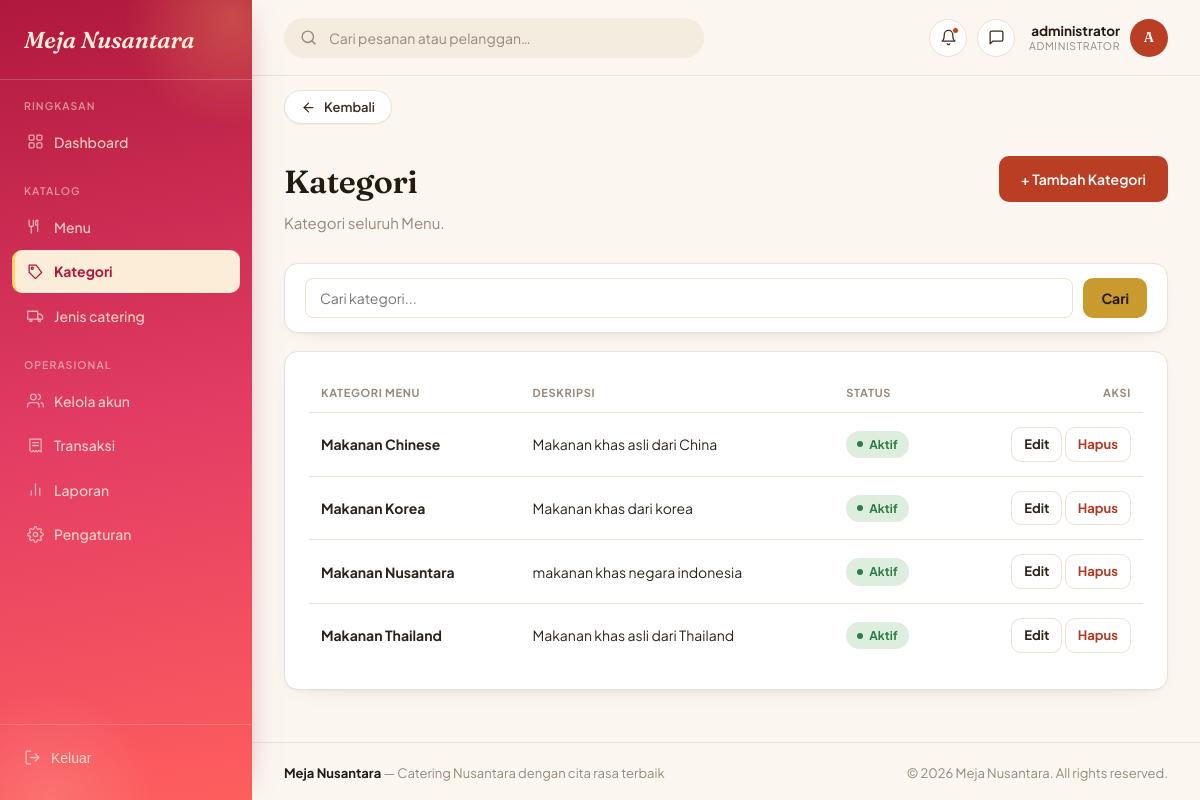
/admin-panel/kategori/ (signed in), run on the app's committed database.
### administrator/models.py (models this page shows, shortened)
class User(AbstractUser):
    class Role(models.TextChoices):
        ADMINISTRATOR = 'administrator', 'Administrator'
        petugas = 'petugas', 'petugas'
        PELANGGAN = 'pelanggan', 'Pelanggan'
    role = models.CharField(max_length=20, choices=Role.choices, default=Role.PELANGGAN)
    is_approved = models.BooleanField(
        default=False,
        help_text="Khusus role pelanggan. True jika registrasi sudah disetujui petugas."
    )
    approved_by = models.ForeignKey(
        'self', on_delete=models.SET_NULL, null=True, blank=True,
        related_name='approved_users', limit_choices_to={'role': 'petugas'}
    )
    approved_at = models.DateTimeField(null=True, blank=True)
    no_telepon = models.CharField(max_length=20, blank=True)
    alamat = models.TextField(blank=True)

class KategoriMenu(models.Model):
    nama = models.CharField(max_length=100, unique=True)
    deskripsi = models.TextField(blank=True)
    is_active = models.BooleanField(default=True)
    class Meta:
        verbose_name_plural = "Kategori Menu"

### administrator/views.py (the view)
# urls.py: path('kategori/', views.kategori_list, name='kategori_list'),
@role_required('administrator')
def kategori_list(request):
    kategori = KategoriMenu.objects.all().order_by('nama')
    q = request.GET.get('q')
    if q:
        kategori = kategori.filter(
            Q(nama__icontains=q) |
            Q(deskripsi__icontains=q)
        )
    paginator = Paginator(kategori, 10)
    page_obj = paginator.get_page(request.GET.get('page'))
    return render(
        request,
        'administrator/kategori_list.html',
        {
            'page_obj': page_obj,
            'q': q or ''
        }
    )

### templates/administrator/kategori_list.html (shortened to what this page needs)
{% extends 'base.html' %}
{% load static %}
{% block topbar_role %}Administrator{% endblock %}
{% block content %}
<div class="page-head">
  <div>
    <h1>Kategori</h1>
    <p>Kategori seluruh Menu.</p>
  </div>
  <a href="{% url 'administrator:kategori_tambah' %}" class="btn btn-primary">
    + Tambah Kategori
  </a>
</div>
<div class="panel" style="padding: 14px 20px; margin-bottom: 18px;">
  <form method="get" style="display:flex; gap:10px; align-items:center;">
    <input
      type="text"
      name="q"
      value="{{ q }}"
      placeholder="Cari kategori..."
      style="flex:1; min-width:220px; padding:10px 14px; border:1px solid var(--border); border-radius:8px; font-family:inherit; font-size:14px;">
    <button type="submit" class="btn btn-gold">Cari</button>
  </form>
</div>
<div class="panel">
  {% if page_obj %}
  <table class="data">
    <thead>
      <tr>
        <th>Kategori Menu</th>
        <th>Deskripsi</th>
        <th>Status</th>
        <th style="text-align:right;">Aksi</th>
      </tr>
    </thead>
    <tbody>
      {% for kategori in page_obj %}
      <tr>
        <td><strong>{{ kategori.nama }}</strong></td>
        <td>{{ kategori.deskripsi|default:"-" }}</td>
        <td>
          {% if kategori.is_active %}
            <span class="badge selesai">Aktif</span>
          {% else %}
            <span class="badge batal">Nonaktif</span>
          {% endif %}
        </td>
        <td style="text-align:right; white-space:nowrap;">
          <a href="{% url 'administrator:kategori_edit' kategori.pk %}" class="btn btn-ghost" style="padding:6px 12px; font-size:13px;">Edit</a>
          <a href="{% url 'administrator:kategori_hapus' kategori.pk %}"
             class="btn btn-ghost"
             style="padding:6px 12px; font-size:13px; color: var(--danger);"
             onclick="return confirm('Yakin ingin menghapus kategori menu ini?')">Hapus</a>
        </td>
      </tr>
      {% endfor %}
    </tbody>
  </table>
  {% else %}
  <p style="color: var(--text-muted); text-align:center; padding: 30px 0;">Belum ada Kategori Menu.</p>
  {% endif %}
</div>
{% endblock %}

### templates/base.html (shortened to what this page needs)
{% load static %}
<!DOCTYPE html>
<html lang="id">
<head>
<link rel="stylesheet" href="{% static 'css/main.css' %}">
</head>
<body>
<div class="app-shell">
  <aside class="sidebar">
    <div class="brand">
        <div class="brand-mark">Meja Nusantara</div>
</div>
{% if request.user.role == "administrator" %}
    {% include "administrator/sidebar.html" %}
{% elif request.user.role == "petugas" %}
    {% include "petugas/sidebar.html" %}
{% elif request.user.role == "pelanggan" %}
    {% include "pelanggan/sidebar.html" %}
{% endif %}
    <div class="sidebar-bottom">
        <form method="post" action="{% url 'pelanggan:logout' %}"
              onsubmit="return confirm('Yakin mau keluar?');">
            <button type="submit"
                    class="nav-link"
                    style="width:100%;background:none;border:none;text-align:left;cursor:pointer;">
                <svg viewBox="0 0 24 24" fill="none" stroke="currentColor"
                     stroke-width="1.8" stroke-linecap="round" stroke-linejoin="round">
                    <path d="M9 21H5a2 2 0 0 1-2-2V5a2 2 0 0 1 2-2h4"/>
                    <polyline points="16 17 21 12 16 7"/>
                    <line x1="21" y1="12" x2="9" y2="12"/>
                </svg>
                Keluar
            </button>
        </form>
    </div>
</aside>
  <div class="main-col">
    <header class="topbar">
      <div class="topbar-search">
        <svg viewBox="0 0 24 24" fill="none" stroke="currentColor" stroke-width="2" stroke-linecap="round" stroke-linejoin="round"><circle cx="11" cy="11" r="8"/><line x1="21" y1="21" x2="16.65" y2="16.65"/></svg>
        <input type="text" placeholder="Cari pesanan atau pelanggan…">
      </div>
      <div class="topbar-actions">
        <button type="button" class="icon-btn" aria-label="Notifikasi">
          <svg viewBox="0 0 24 24" fill="none" stroke="currentColor" stroke-width="1.8" stroke-linecap="round" stroke-linejoin="round"><path d="M18 8a6 6 0 1 0-12 0c0 7-3 9-3 9h18s-3-2-3-9"/><path d="M13.73 21a2 2 0 0 1-3.46 0"/></svg>
          <span class="dot"></span>
        </button>
        <button type="button" class="icon-btn" aria-label="Pesan">
          <svg viewBox="0 0 24 24" fill="none" stroke="currentColor" stroke-width="1.8" stroke-linecap="round" stroke-linejoin="round"><path d="M21 15a2 2 0 0 1-2 2H7l-4 4V5a2 2 0 0 1 2-2h14a2 2 0 0 1 2 2z"/></svg>
        </button>
        <div class="topbar-user">
          <div class="topbar-user-text">
            <div class="topbar-user-name">{{ request.user.username }}</div>
            <div class="topbar-user-role">{% block topbar_role %}Panel{% endblock %}</div>
          </div>
          <div class="avatar">{{ request.user.username|slice:":1"|upper }}</div>
        </div>
      </div>
    </header>
    {% if request.resolver_match.url_name != "dashboard" %}
    <div class="back-bar">
      <button type="button" class="back-btn" onclick="history.back()">
        <svg viewBox="0 0 24 24" fill="none" stroke="currentColor" stroke-width="2" stroke-linecap="round" stroke-linejoin="round"><line x1="19" y1="12" x2="5" y2="12"></line><polyline points="12 19 5 12 12 5"></polyline></svg>
        Kembali
      </button>
    </div>
    {% endif %}
    <main class="content">
      {% block content %}{% endblock %}
    </main>
    <footer class="footer">
      <div>
        <strong>Meja Nusantara</strong>
        <span> — Catering Nusantara dengan cita rasa terbaik</span>
      </div>
      <div>
        © {% now "Y" %} Meja Nusantara. All rights reserved.
      </div>
    </footer>
  </div>
</div>
</body>
</html>

### data on the page
User: user.username "administrator", user.username "A"
KategoriMenu: nama "Makanan Chinese", deskripsi "Makanan khas asli dari China", is_active "Aktif"
KategoriMenu: nama "Makanan Korea", deskripsi "Makanan khas dari korea", is_active "Aktif"
KategoriMenu: nama "Makanan Nusantara", deskripsi "makanan khas negara indonesia", is_active "Aktif"
KategoriMenu: nama "Makanan Thailand", deskripsi "Makanan khas asli dari Thailand", is_active "Aktif"
